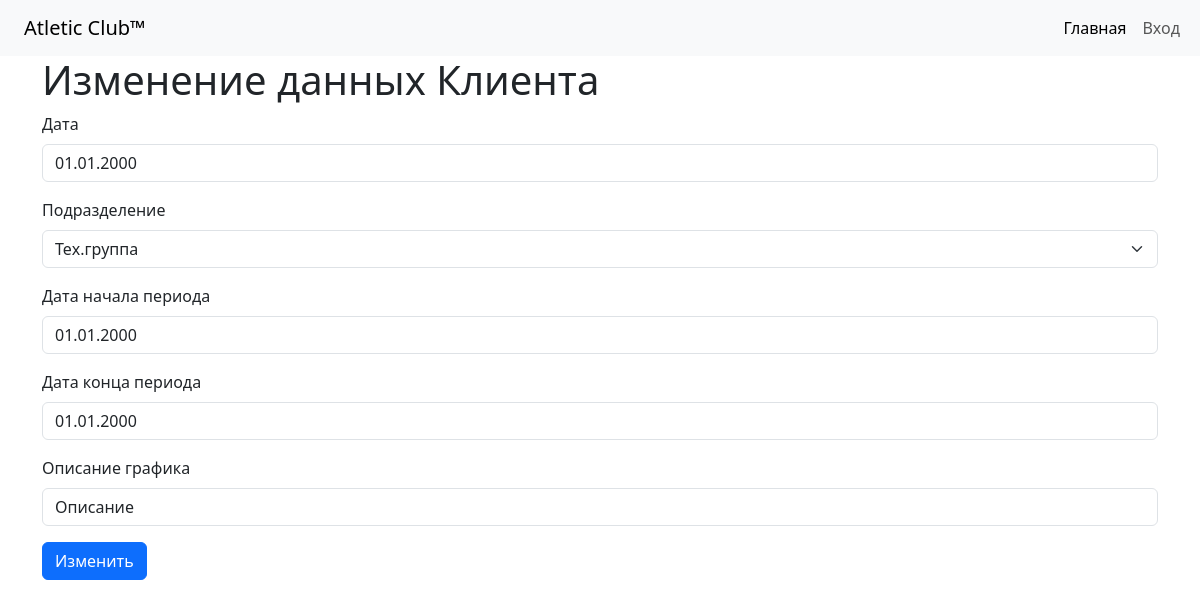
/charts/1/update, run on the app's committed database.
### diplom/charts/models.py (models this page shows, shortened)
class Charts(models.Model):
    date = models.DateField(verbose_name="Дата")
    subdivision = models.ForeignKey(m.Subdivision, on_delete=models.DO_NOTHING, verbose_name='Подразделение')
    date_since = models.DateField(verbose_name='Дата начала периода')
    date_to = models.DateField(verbose_name='Дата конца периода')
    charts_data = models.CharField(max_length=250, verbose_name='Описание графика')

### diplom/charts/views.py (the view)
# urls.py: path('<int:pk>/update', views.ChartUpdateView.as_view(), name='chart_update'),
class ChartUpdateView(UpdateView):
    model = models.Charts
    form_class = CreateChartForm
    template_name = 'charts/chart_update.html'
    success_url = reverse_lazy('chart_list')

### diplom/charts/forms.py
class CreateChartForm(forms.ModelForm):
    class Meta:
        model = Charts
        fields = '__all__'

### diplom/manager/models.py (called while the page is built)
    def __str__(self):
        return self.name

### diplom/templates/charts/chart_update.html (shortened to what this page needs)
{% extends 'base.html' %}
{% load django_bootstrap5 %}
{% block content %}
<form method="post" class="container">
    <h1>Изменение данных Клиента</h1>
    {% bootstrap_form form %}
    <button class="btn btn-primary" type="submit">Изменить</button>
</form>
{% endblock %}

### data on the page
Charts: date "01.01.2000", subdivision "Тех.группа", date_since "01.01.2000", date_to "01.01.2000", charts_data "Описание"
